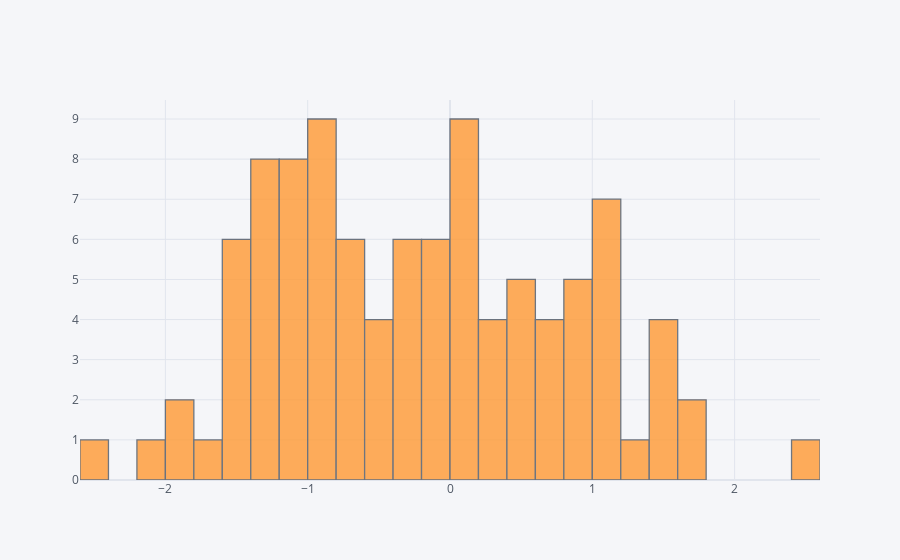

Notebook code for this chart:
### Code cell
df['A'].iplot(kind='hist', bins=25)

### Figure 1 — Plotly figure (JSON) as saved in the notebook; plotly's stock layout.template omitted (floating-point values rounded to 4 significant figures)
{"data": [{"histfunc": "count", "histnorm": "", "marker": {"color": "rgba(255, 153, 51, 1.0)", "line": {"color": "#4D5663", "width": 1.3}}, "name": "A", "nbinsx": 25, "opacity": 0.8, "orientation": "v", "type": "histogram", "x": [0.1557, -1.192, 0.7912, 0.8386, 0.2421, -0.4709, 1.179, 1.146, -0.8585, 1.697, 0.08517, -0.2034, -0.6027, 0.4065, 0.7116, 1.359, 0.0233, -1.399, -0.3389, -0.2932, 0.3363, -0.8639, 2.426, -0.3522, 1.178, -0.4206, 0.1193, -1.336, 0.0593, 0.3052, -1.5, -0.908, -0.7364, -1.514, -0.8447, 0.8397, 0.6192, 0.3016, 1.46, -1.099, -2.44, 1.463, 0.4768, -0.106, -0.8007, -1.545, 0.8903, -1.169, -1.108, 0.5492, -1.301, -1.286, 1.007, 0.4698, -0.9771, 1.089, -1.832, -1.289, -0.3383, -0.5304, 0.4481, -1.022, -0.8896, -0.5679, -2.047, 1.013, -1.699, -0.06861, -1.426, -0.7505, -0.7012, -1.081, -1.537, -1.266, -0.1197, 0.1011, 0.8844, 1.421, 0.04557, -0.9164, -1.917, -1.182, 0.9652, -0.09728, -0.1052, 1.086, 0.04984, -1.512, -1.048, -0.1479, -0.6482, -0.9186, 0.1509, -1.318, -1.369, -0.6858, 1.459, 0.6893, -0.3958, 1.613]}], "layout": {"barmode": "overlay", "legend": {"bgcolor": "#F5F6F9", "font": {"color": "#4D5663"}}, "paper_bgcolor": "#F5F6F9", "plot_bgcolor": "#F5F6F9", "title": {"font": {"color": "#4D5663"}}, "xaxis": {"gridcolor": "#E1E5ED", "showgrid": true, "tickfont": {"color": "#4D5663"}, "title": {"font": {"color": "#4D5663"}, "text": ""}, "zerolinecolor": "#E1E5ED"}, "yaxis": {"gridcolor": "#E1E5ED", "showgrid": true, "tickfont": {"color": "#4D5663"}, "title": {"font": {"color": "#4D5663"}, "text": ""}, "zerolinecolor": "#E1E5ED"}}}
